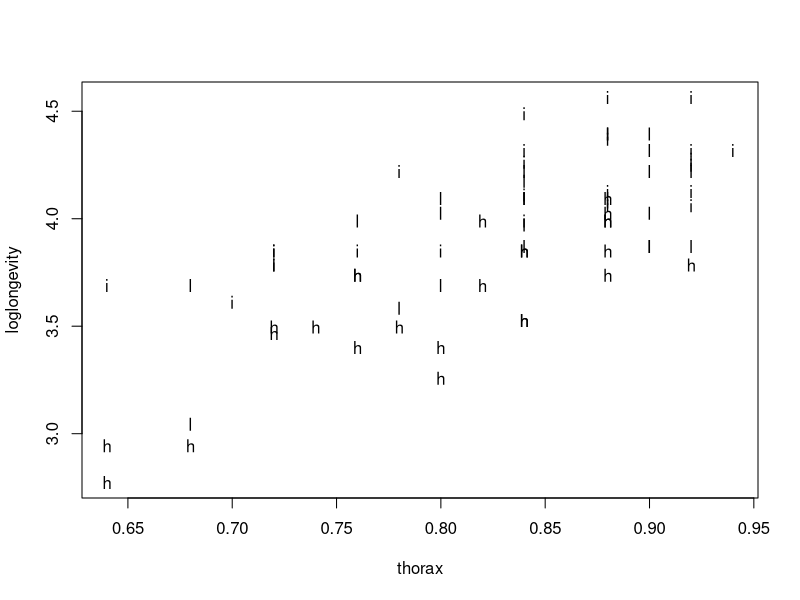
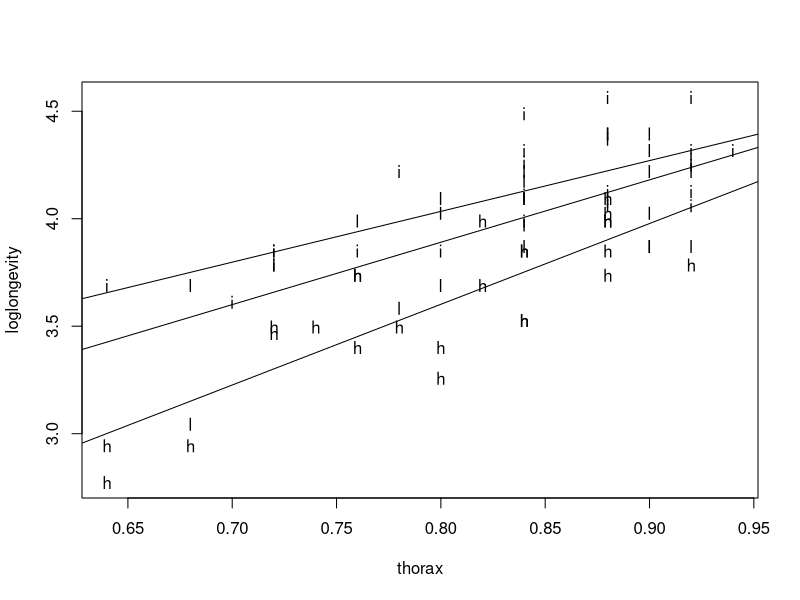
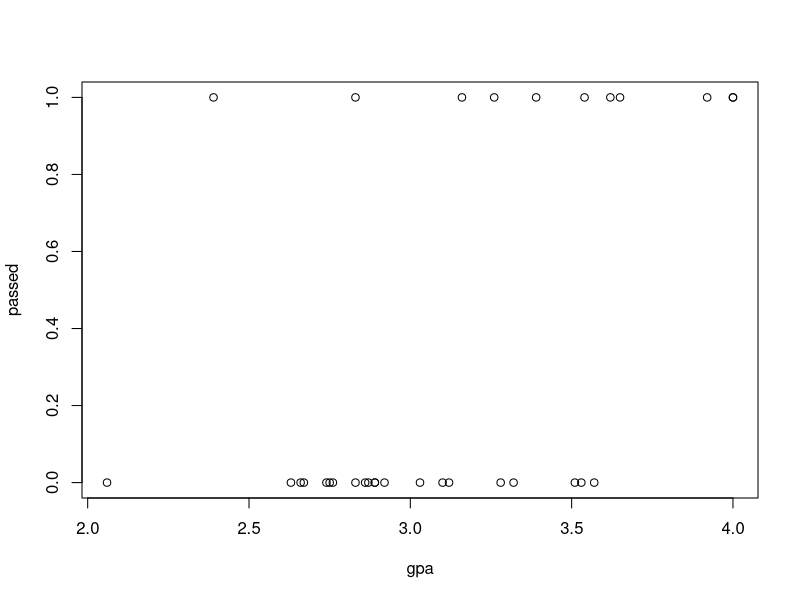
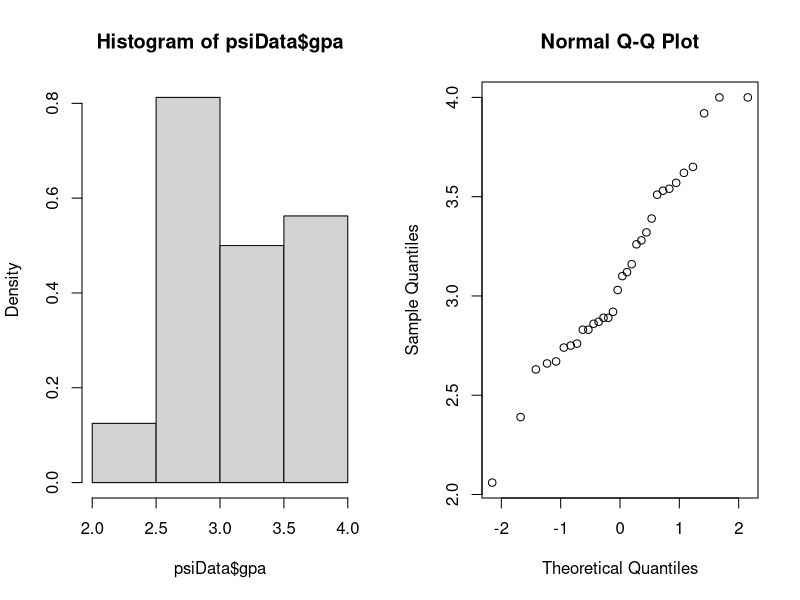
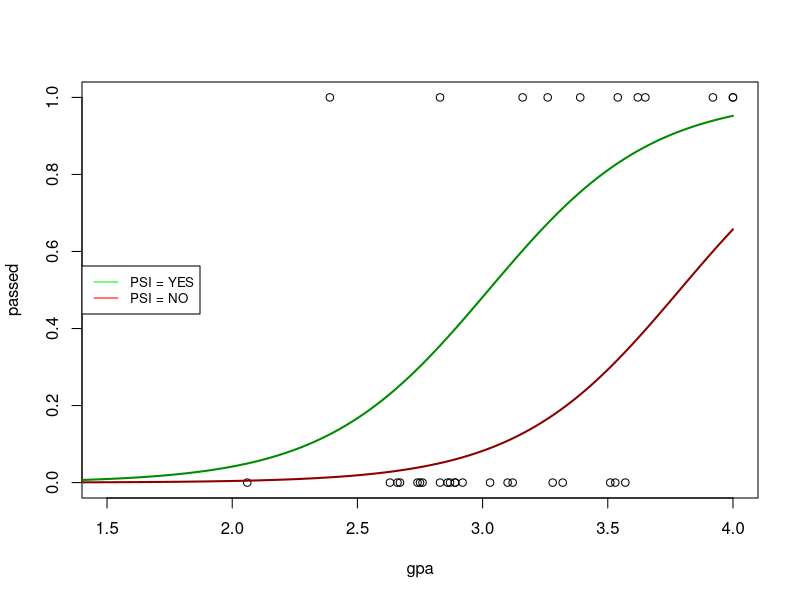
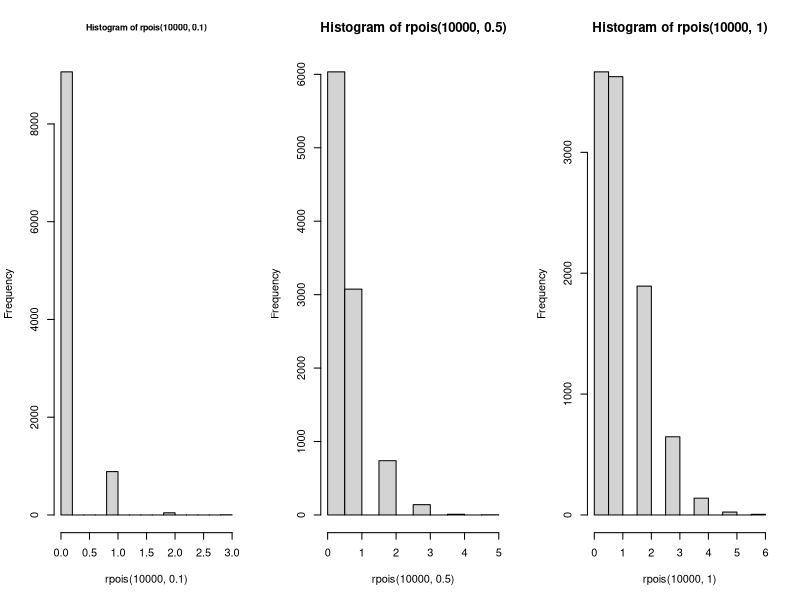
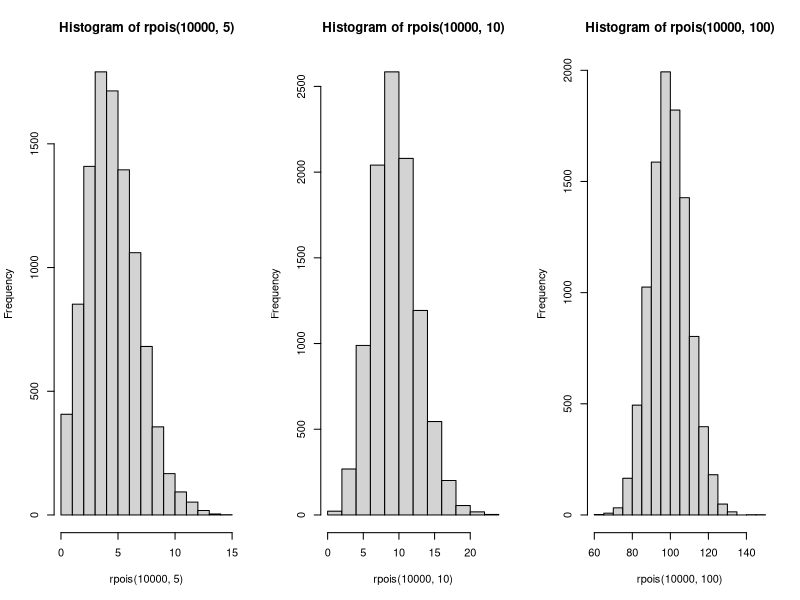
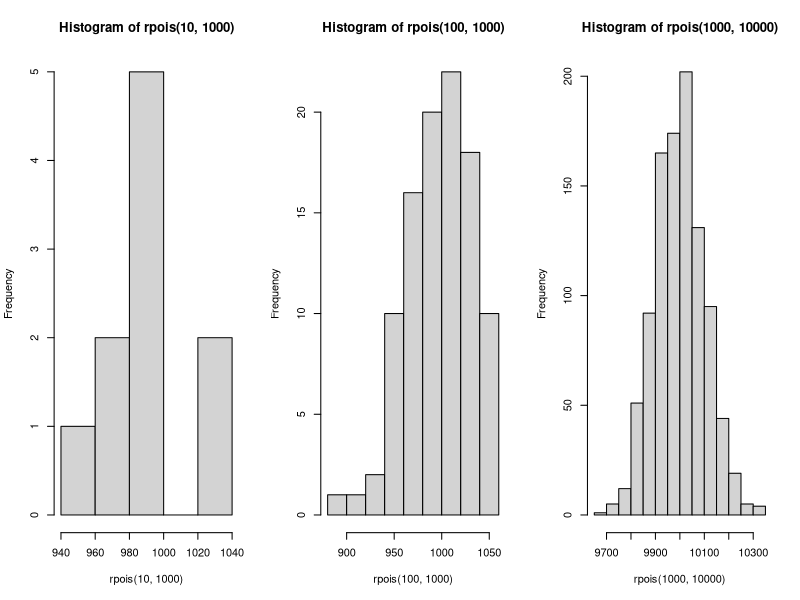

These charts were generated, in order, by the following R code:
## ---- chunk 1
knitr::opts_chunk$set(echo = TRUE)

library(lme4)
## ---- chunk 2
fruitflies = read.table(file="data/fruitflies.txt", header=TRUE)
fruitflies = cbind(fruitflies, log(fruitflies[,2]))
names(fruitflies)[4] = "loglongevity"
head(fruitflies,6) # some output deleted
## ---- chunk 3
attach(fruitflies)
plot(loglongevity~thorax,pch=as.character(activity))
## ---- chunk 4
fruitfliesaov = lm(loglongevity~activity, data=fruitflies)
attach(fruitfliesaov)
anova(fruitfliesaov)
## ---- chunk 5
summary(fruitfliesaov)
## ---- chunk 6
fruitfliesfullaov = lm(loglongevity~thorax+activity, data=fruitflies)
attach(fruitfliesfullaov)
anova(fruitfliesfullaov)
summary(fruitfliesfullaov)$coef

## ---- chunk 7
mean(fruitflies[,1])
min(fruitflies[,1])
## ---- chunk 8
plot(loglongevity~thorax,pch=unclass(activity))
for (i in c("high", "low", "isolated")) abline(lm(loglongevity~thorax,data=fruitflies[fruitflies$activity==i,]))
## ---- chunk 9
psiData = read.table("./data/psi.txt", header = TRUE)
psiDataNonFactor = data.frame(psiData)

psiData$passed = ifelse(test=psiData$passed == 1, yes="Pass", no="Fail")
psiData$passed = as.factor(psiData$passed)

psiData$psi = ifelse(test=psiData$psi == 1, yes="Yes", no="No")
psiData$psi = as.factor(psiData$psi)

par(mfrow=c(1,1))
plot(passed ~ gpa, data = psiDataNonFactor)
## ---- chunk 10
par(mfrow=c(1,2))
hist(psiData$gpa, freq = FALSE)
qqnorm(psiData$gpa)
## ---- chunk 11

str(psiData)

xtabs(~passed + psi, data = psiData)

## ---- chunk 12
# Fit the model
logRegModel = glm(passed ~ psi + gpa, data = psiData, family = "binomial")
logSummary = summary(logRegModel)
logSummary
## ---- chunk 13
newdat1 = data.frame(gpa=seq(0, 4, len=300))
newdat2 = data.frame(gpa=seq(0, 4, len=300))

newdat1$psi = 1
newdat1$psi = ifelse(test=newdat1$psi == 1, yes="Yes", no="No")
newdat1$psi = as.factor(newdat1$psi)
newdat2$psi = 0
newdat2$psi = ifelse(test=newdat2$psi == 1, yes="Yes", no="No")
newdat2$psi = as.factor(newdat2$psi)

newdat1$passed = predict(logRegModel, newdata=newdat1, type="response")
newdat2$passed = predict(logRegModel, newdata=newdat2, type="response")

par(mfrow=c(1,1))
plot(passed ~ gpa, data = psiDataNonFactor, xlim = c(1.5 ,4))
lines(passed ~ gpa, data = newdat1, col="green4", lwd=2)
lines(passed ~ gpa, data = newdat2, col="red4", lwd=2)
legend(x = "left", legend=c("PSI = YES", "PSI = NO"),
       col=c("green", "red"), lty=1:1, cex=0.8)
## ---- chunk 14
testSec4 = read.table("./data/psi-section4.txt", header = TRUE)
testSec4$passed = ifelse(test=testSec4$passed == 1, yes="Pass", no="Fail")
testSec4$passed = as.factor(testSec4$passed)
testSec4$psi = ifelse(test=testSec4$psi == 1, yes="Yes", no="No")
testSec4$psi = as.factor(testSec4$psi)

testSec4 # Passed column is irrelevant in this case

predicted = predict(logRegModel, testSec4, type = "response")
predicted
## ---- chunk 15
odds = round(exp(logRegModel$coefficients), 3)
odds
## ---- chunk 16
x = matrix(c(3, 15, 8, 6), 2, 2)
x
fisher.test(x)
## ---- chunk 17
par(mfrow=c(1,3))
hist(rpois(10000,.1), cex.main=.8); hist(rpois(10000,.5)); hist(rpois(10000,1))
hist(rpois(10000,5)); hist(rpois(10000,10)); hist(rpois(10000,100))
hist(rpois(10,1000)); hist(rpois(100,1000)); hist(rpois(1000,10000))
## ---- chunk 18
africa = read.table("data/africa.txt",header=TRUE)
africaglm=glm(miltcoup~oligarchy+pollib+parties+pctvote+popn+size+numelec+numregim,
              family=poisson,data=africa)

plot(africa)

summary(africaglm)
confint(africaglm)
coef(africaglm)
## ---- chunk 19
# Assumption checks:
par(mfrow=c(1,3))
plot(fitted(africaglm),residuals(africaglm), main='fitted values vs. residuals')
plot(log(fitted(africaglm)),residuals(africaglm), main='logarithm of fitted values \nvs. residuals')
plot(fitted(africaglm),residuals(africaglm,type="response"), main='fitted values vs. response \n residuals', ylab='response residuals')
## ---- chunk 20
summary(glm(miltcoup~oligarchy+pollib+parties+pctvote+popn+size+numelec+numregim,
            family=poisson,data=africa))
# `numelec` has the highest p-value, and is removed.
summary(glm(miltcoup~oligarchy+pollib+parties+pctvote+popn+size+numregim,
            family=poisson,data=africa))
# `numregim` is removed next.
summary(glm(miltcoup~oligarchy+pollib+parties+pctvote+popn+size,
            family=poisson,data=africa))
# removing `size`
summary(glm(miltcoup~oligarchy+pollib+parties+pctvote+popn,
            family=poisson,data=africa))
# removing `popn`
summary(glm(miltcoup~oligarchy+pollib+parties+pctvote,
            family=poisson,data=africa))
# removing `pctvote`
summary(glm(miltcoup~oligarchy+pollib+parties,
            family=poisson,data=africa))

## ---- chunk 21
plot(africa[,1:4])
